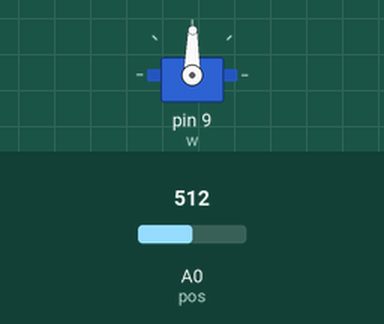
Bench run of a sketch on a simulated Arduino Uno, built with avr-gcc and run on an emulated ATmega328P. Parts: servo. The inputs (shaded band) are chosen by the test bench; at power-on: A0 (pos) = 512.

Above: at 1.2 s.
1.3 s: A0 (pos) set to 716
At 2.5 s:
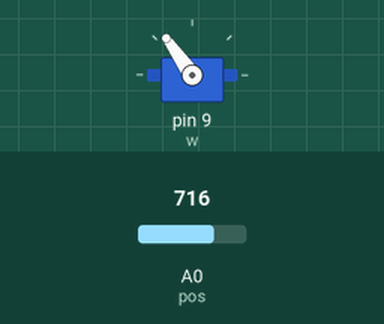
2.8 s: A0 (pos) set to 900
At 3.1 s:
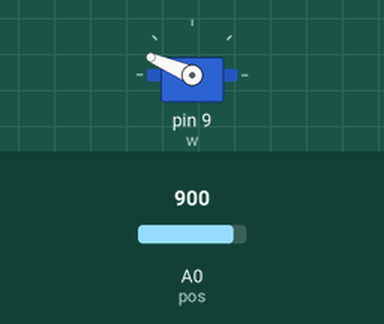
4.3 s: A0 (pos) set to 1023
At 4.8 s:
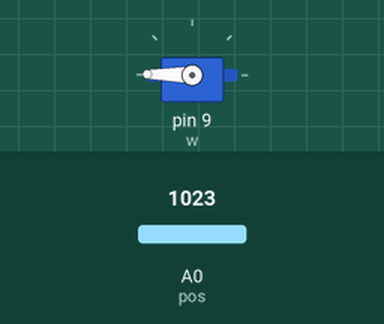
5.8 s: A0 (pos) set to 306
At 6.5 s:
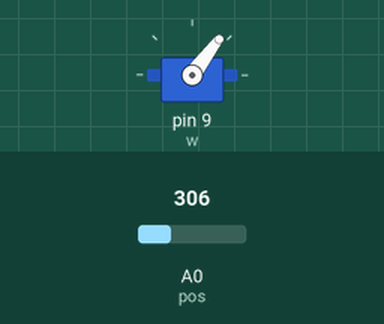
7.3 s: A0 (pos) set to 122
At 8.2 s:
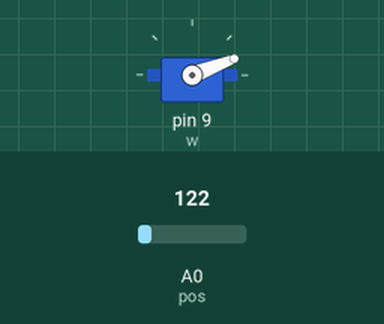
8.8 s: A0 (pos) set to 511
At 9.9 s:
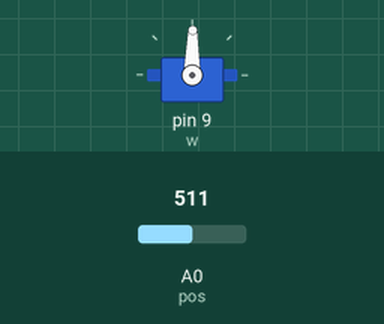
Timing chart, 0 to 11.3 s (numbered marks = the images above; inputs shaded):
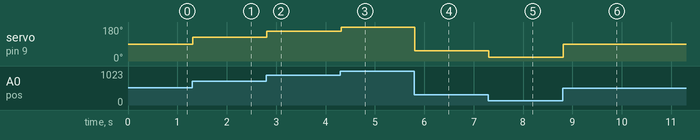

The sketch:

11_project.ino
```cpp
#include <Servo.h>
Servo s;
int x = 0;
int w = 9;
int pos = 0;

void setup(){
  s.attach(w);
}

void loop() {
  s.write(0);
  x = analogRead(pos);
  x = map(x, 0, 1023, 0, 179);
  s.write(x);
  delay(10);
}
```

Measured:
- after the input at 1.3 s, servo on pin 9 (w): 89° → 125° at once
- after the input at 2.8 s, servo on pin 9 (w): 125° → 157° at once
- after the input at 4.3 s, servo on pin 9 (w): 157° → 179° at once
- after the input at 5.8 s, servo on pin 9 (w): 179° → 53° at once
- after the input at 7.3 s, servo on pin 9 (w): 53° → 21° at once
- after the input at 8.8 s, servo on pin 9 (w): 21° → 89° at once
